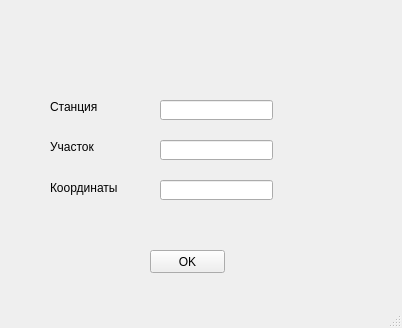
<?xml version="1.0" encoding="UTF-8"?>
<ui version="4.0">
 <class>EditStation</class>
 <widget class="QMainWindow" name="EditStation">
  <property name="geometry">
   <rect>
    <x>0</x>
    <y>0</y>
    <width>402</width>
    <height>328</height>
   </rect>
  </property>
  <property name="windowTitle">
   <string>MainWindow</string>
  </property>
  <widget class="QWidget" name="centralwidget">
   <widget class="QLineEdit" name="lineEdit">
    <property name="geometry">
     <rect>
      <x>160</x>
      <y>100</y>
      <width>113</width>
      <height>20</height>
     </rect>
    </property>
   </widget>
   <widget class="QLineEdit" name="lineEdit_2">
    <property name="geometry">
     <rect>
      <x>160</x>
      <y>140</y>
      <width>113</width>
      <height>20</height>
     </rect>
    </property>
   </widget>
   <widget class="QLineEdit" name="lineEdit_3">
    <property name="geometry">
     <rect>
      <x>160</x>
      <y>180</y>
      <width>113</width>
      <height>20</height>
     </rect>
    </property>
   </widget>
   <widget class="QLabel" name="label">
    <property name="geometry">
     <rect>
      <x>50</x>
      <y>100</y>
      <width>47</width>
      <height>13</height>
     </rect>
    </property>
    <property name="text">
     <string>Станция</string>
    </property>
   </widget>
   <widget class="QLabel" name="label_2">
    <property name="geometry">
     <rect>
      <x>50</x>
      <y>140</y>
      <width>47</width>
      <height>13</height>
     </rect>
    </property>
    <property name="text">
     <string>Участок</string>
    </property>
   </widget>
   <widget class="QLabel" name="label_3">
    <property name="geometry">
     <rect>
      <x>50</x>
      <y>180</y>
      <width>71</width>
      <height>16</height>
     </rect>
    </property>
    <property name="text">
     <string>Координаты</string>
    </property>
   </widget>
   <widget class="QPushButton" name="okButton">
    <property name="geometry">
     <rect>
      <x>150</x>
      <y>250</y>
      <width>75</width>
      <height>23</height>
     </rect>
    </property>
    <property name="text">
     <string>OK</string>
    </property>
   </widget>
  </widget>
  <widget class="QMenuBar" name="menubar">
   <property name="geometry">
    <rect>
     <x>0</x>
     <y>0</y>
     <width>402</width>
     <height>21</height>
    </rect>
   </property>
  </widget>
  <widget class="QStatusBar" name="statusbar"/>
 </widget>
 <resources/>
 <connections/>
</ui>
